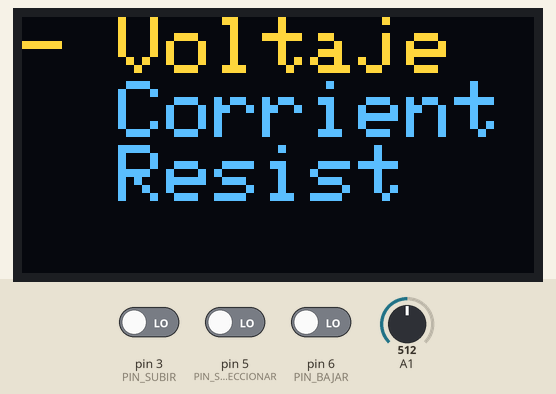
Bench run of a sketch on a simulated Arduino Uno, built with avr-gcc and run on an emulated ATmega328P. Parts: 128×64 one-colour display. The test bench sets the inputs (shaded band); at power-on: pin 5 (PIN_SELECCIONAR) LOW, pin 3 (PIN_SUBIR) LOW, A1 = 512, pin 6 (PIN_BAJAR) LOW. The OLED is the two-colour kind (top 16 rows yellow); what the sketch prints to the serial monitor is not drawn.

Above: at 1.2 s.
1.3 s: pin 5 (PIN_SELECCIONAR) driven HIGH
At 1.41 s:
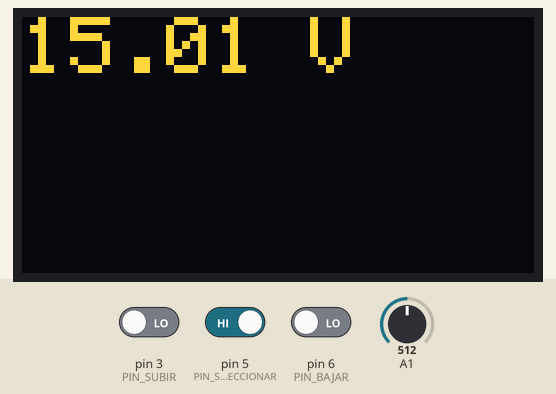
3.6 s: pin 3 (PIN_SUBIR) driven HIGH
At 3.85 s:
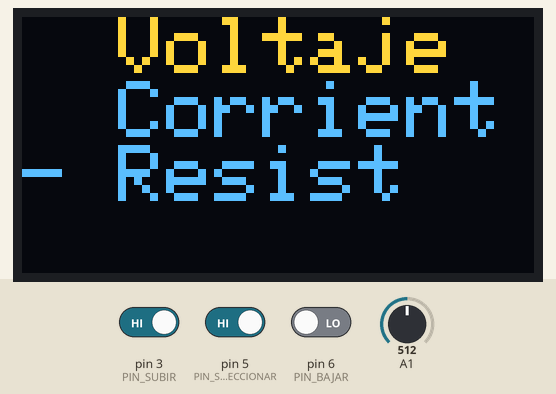
6.1 s: A1 set to 716
At 6.54 s:
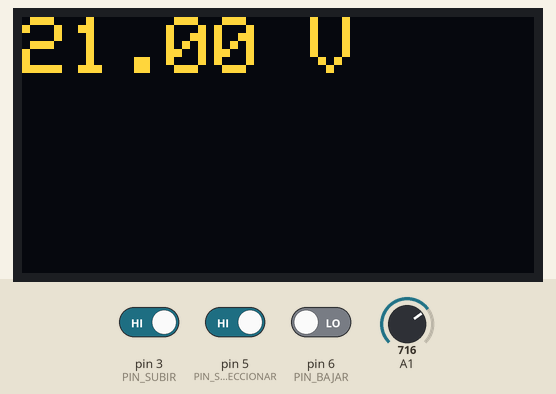
7.9 s: A1 set to 900
At 8.07 s:
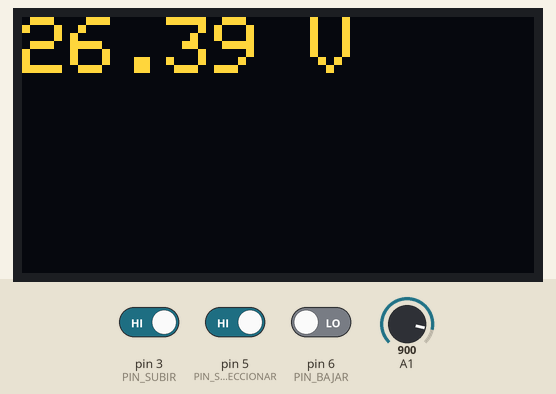
9.5 s: A1 set to 1023
At 9.61 s:
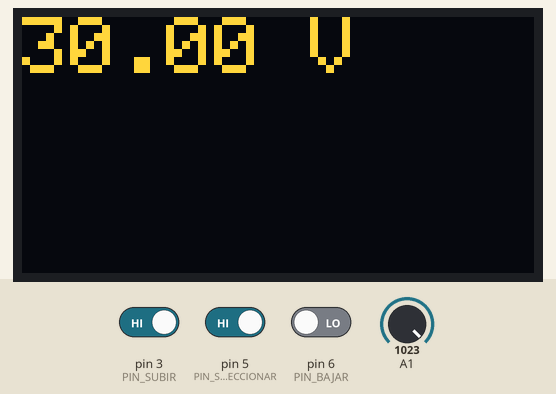

Measured:
- after the input at 1.3 s, the display: changes after 0.05 s (image 1)
- after the input at 3.6 s, the display: first changes after 0.06 s (image 2 shows a later state)

The sketch:

multimetro.ino
```cpp
#include <Wire.h>
#include <Adafruit_GFX.h>
#include <Adafruit_SSD1306.h>

#define WIDTH_OLED    128       // 128 pixeles de ancho
#define HEIGHT_OLED   64        // 64 pixeles de alto
#define RESET_PIN     -1

Adafruit_SSD1306 oled_display(WIDTH_OLED, HEIGHT_OLED, &Wire, RESET_PIN);

// Define button pins
#define PIN_SUBIR 3
#define PIN_BAJAR 6
#define PIN_SELECCIONAR 5

// Variables for menu navigation
int opcionActual = 0;
int opcionMostrada = 0;
bool opcionSeleccionada = false;
unsigned long tiempoUltimoSubir = 0;
unsigned long tiempoUltimoBajar = 0;
unsigned long tiempoUltimoSeleccionar = 0;
const unsigned long debounceDelay = 50;

// Voltage and resistance calculations
float r1 = 100000;
float r2 = 20000;
int PinA0 = 0;
float Ve = 5; // Voltage in Arduino

// Current measurement variables
float sensibilidad = 0.66; // Sensitivity for 30 Amperes
float I = 0.00;
float ajuste = 0.05; // Adjust for calibration

void setup() {
    Serial.begin(9600); // Serial communication for Bluetooth
    // Initialize the OLED display
    if (!oled_display.begin(SSD1306_SWITCHCAPVCC, 0x3C)) {
        Serial.println(F("Error al inicializar la pantalla OLED"));
        for (;;);
    }
    oled_display.clearDisplay();
    oled_display.setTextSize(2);
    oled_display.setTextColor(SSD1306_WHITE);
    pinMode(PIN_SUBIR, INPUT);
    pinMode(PIN_BAJAR, INPUT);
    pinMode(PIN_SELECCIONAR, INPUT);
}

void loop() {
    oled_display.clearDisplay();
    oled_display.setCursor(0, 0);

    // Read button states
    if (digitalRead(PIN_SUBIR) == HIGH && (millis() - tiempoUltimoSubir > debounceDelay)) {
        tiempoUltimoSubir = millis();
        subirOpcion();
    }

    if (digitalRead(PIN_BAJAR) == HIGH && (millis() - tiempoUltimoBajar > debounceDelay)) {
        tiempoUltimoBajar = millis();
        bajarOpcion();
    }

    if (digitalRead(PIN_SELECCIONAR) == HIGH && (millis() - tiempoUltimoSeleccionar > debounceDelay)) {
        tiempoUltimoSeleccionar = millis();
        seleccionarOpcion();
    }

    if (!opcionSeleccionada) {
        switch (opcionMostrada) {
            case 0:
                oled_display.println("- Voltaje");
                oled_display.println("  Corrient");
                oled_display.println("  Resist");
                break;
            case 1:
                oled_display.println("  Voltaje");
                oled_display.println("- Corrient");
                oled_display.println("  Resist");
                break;
            case 2:
                oled_display.println("  Voltaje");
                oled_display.println("  Corrient");
                oled_display.println("- Resist");
                break;
        }
    } else {
        switch (opcionActual) {
            case 0: // Voltage
                float v = (analogRead(1) * 5) / 1023.0;
                float resultado = (v / (r2 / (r1 + r2)));
                oled_display.print(resultado);
                oled_display.print(" V");
                oled_display.println();

                // Enviar por Bluetooth
                Serial.print("Voltaje: ");
                Serial.print(resultado);
                Serial.println(" V");

                break;

            case 1: // Current
                I = promedio_I(500); // Average of 500 samples
                oled_display.print("I: ");
                oled_display.print(I >= 0.01 ? I : 0.00);
                oled_display.print(" A");
                oled_display.println();

                // Enviar por Bluetooth
                Serial.print("Corriente: ");
                Serial.print(I >= 0.01 ? I : 0.00);
                Serial.println(" A");

                break;

            case 2: // Resistance
                int lectura = analogRead(PinA0);
                if (lectura) {
                    float relacion = (lectura * Ve) / 1024.0;
                    float VR2 = relacion;
                    relacion = (Ve / VR2) - 1;
                    r2 = r1 * relacion;
                    if (r2 >= 20000) {
                        oled_display.println("Inserte correctamente");
                    } else if (r2 == 0) {
                        oled_display.println("Inserte resistencia");
                    } else {
                        oled_display.print("R2: ");
                        oled_display.println(r2);

                        // Enviar por Bluetooth
                        Serial.print("Resistencia: ");
                        Serial.print(r2);
                        Serial.println(" Ohms");
                    }
                }
                break;
        }
    }

    oled_display.display();
    delay(100);
}

void subirOpcion() {
    if (!opcionSeleccionada) {
        opcionMostrada--;
        if (opcionMostrada < 0) {
            opcionMostrada = 2;
        }
    }
}

void bajarOpcion() {
    if (!opcionSeleccionada) {
        opcionMostrada++;
        if (opcionMostrada > 2) {
            opcionMostrada = 0;
        }
    }
}

void seleccionarOpcion() {
    if (!opcionSeleccionada) {
        opcionSeleccionada = true;
        opcionActual = opcionMostrada;
    } else {
        opcionSeleccionada = false;
    }
}

// Function to calculate the average current from 500 samples
float promedio_I(int muestras_I) {
    float sensorA0;
    float intencidad = 0;
    for (int i = 0; i < muestras_I; i++) {
        sensorA0 = analogRead(A0) * (5.0 / 1023.0);
        intencidad += (sensorA0 - 2.5) / sensibilidad; // Calculate current
    }
    return intencidad / muestras_I; // Average
}
```
